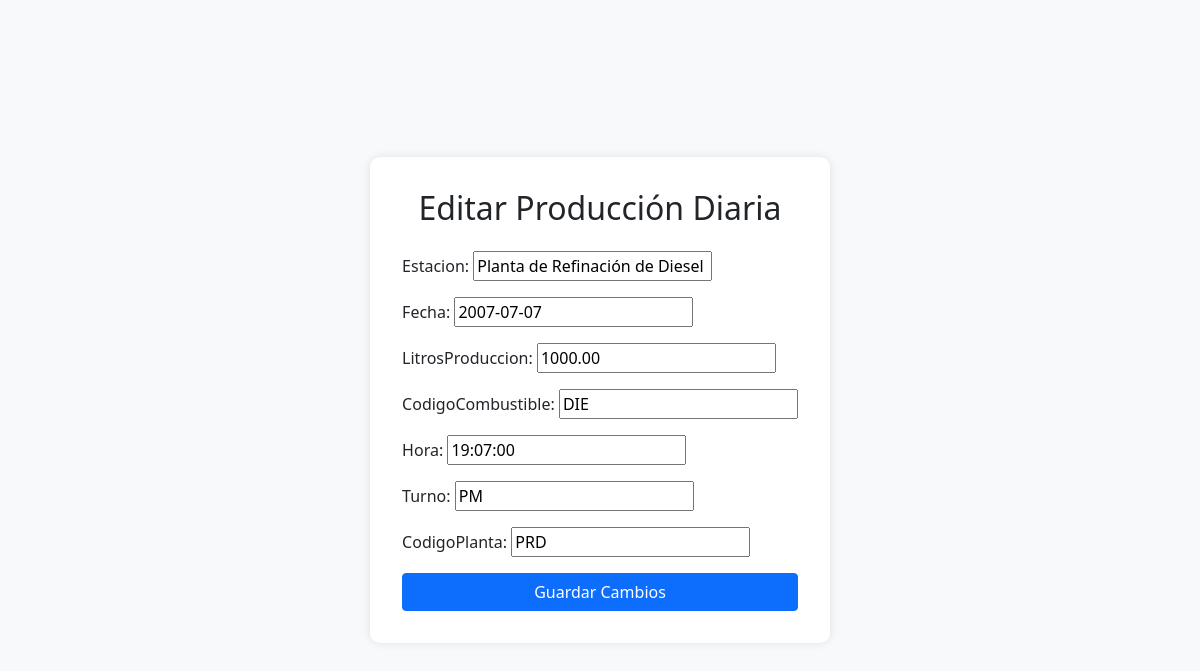
/producciones/editar/4/ (signed in), run on the app's committed database.
### myapp/models.py (models this page shows, shortened)
class ProduccionDiaria(models.Model):
    estacion=models.CharField(max_length=100)
    turno=models.CharField(max_length=2) #AM PM MM
    fecha=models.DateField()
    hora=models.TimeField(default='00:00')
    litrosProduccion=models.DecimalField(max_digits=10, decimal_places=2)
    codigoPlanta=models.CharField(max_length=5, default='') #PRG, PRD, PRA
    codigoCombustible=models.CharField(max_length=5, default='') #G93, G95, G97, DIE, DIP, JA1, AVG
    operador=models.ForeignKey(User, on_delete=models.CASCADE, related_name='producciones')

### myapp/views.py (the view)
# urls.py: path('producciones/editar/<int:pk>/', views.editar_produccion_view, name='editar_produccion'),
@login_required
@group_required('Operador')
def editar_produccion_view(request, pk):
    produccion = get_object_or_404(ProduccionDiaria, pk=pk, operador=request.user)
    if request.method == 'POST':
        form = ProduccionDiariaForm(request.POST, instance=produccion)
        if form.is_valid():
            form.save()
            return redirect('lista_producciones')
    else:
        form = ProduccionDiariaForm(instance=produccion)
    return render(request, 'editar_produccion.html', {'form': form})

### myapp/forms.py
class ProduccionDiariaForm(forms.ModelForm):
    class Meta:
        model = ProduccionDiaria
        fields = ['estacion', 'fecha', 'litrosProduccion', 'codigoCombustible','hora','turno','codigoPlanta']

### myapp/templates/editar_produccion.html (shortened to what this page needs)
<!DOCTYPE html>
<html lang="en">
<head>
    <link href="https://cdn.jsdelivr.net/npm/bootstrap@5.0.2/dist/css/bootstrap.min.css" rel="stylesheet">
</head>
<body>
    <div class="form-container">
        <h2 class="mb-4 text-center">Editar Producción Diaria</h2>
        <form method="post">
            {{ form.as_p }}
            <div class="d-grid">
                <button type="submit" class="btn btn-primary btn-block">Guardar Cambios</button>
            </div>
        </form>
    </div>
</body>
</html>

### myapp/templates/editar_produccion.html (style rules this page uses)
body { display: flex; justify-content: center; align-items: center; height: 100vh; background-color: #f8f9fa; }
.form-container { background-color: white; padding: 2rem; border-radius: 10px; box-shadow: 0 0 10px rgba(0, 0, 0, 0.1); }

### data on the page
ProduccionDiaria: estacion "Planta de Refinación de Diesel", fecha "2007-07-07", litrosProduccion "1000.00", codigoCombustible "DIE", hora "19:07:00", turno "PM", codigoPlanta "PRD"
